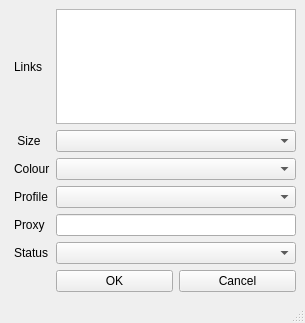
<?xml version="1.0" encoding="UTF-8"?>
<ui version="4.0">
 <class>addLinkFrm</class>
 <widget class="QMainWindow" name="addLinkFrm">
  <property name="geometry">
   <rect>
    <x>0</x>
    <y>0</y>
    <width>305</width>
    <height>323</height>
   </rect>
  </property>
  <property name="windowTitle">
   <string>Links monitoring</string>
  </property>
  <widget class="QWidget" name="centralwidget">
   <layout class="QGridLayout" name="gridLayout">
    <item row="1" column="1" colspan="2">
     <widget class="QComboBox" name="cbSize">
      <item>
       <property name="text">
        <string/>
       </property>
      </item>
      <item>
       <property name="text">
        <string>Small</string>
       </property>
      </item>
      <item>
       <property name="text">
        <string>Medium</string>
       </property>
      </item>
      <item>
       <property name="text">
        <string>Large</string>
       </property>
      </item>
     </widget>
    </item>
    <item row="0" column="0">
     <widget class="QLabel" name="label">
      <property name="text">
       <string>Links</string>
      </property>
      <property name="margin">
       <number>5</number>
      </property>
      <property name="indent">
       <number>5</number>
      </property>
     </widget>
    </item>
    <item row="4" column="0">
     <widget class="QLabel" name="label_6">
      <property name="text">
       <string>Proxy</string>
      </property>
      <property name="margin">
       <number>5</number>
      </property>
      <property name="indent">
       <number>5</number>
      </property>
     </widget>
    </item>
    <item row="2" column="1" colspan="2">
     <widget class="QComboBox" name="cbColor">
      <item>
       <property name="text">
        <string/>
       </property>
      </item>
      <item>
       <property name="text">
        <string>Black</string>
       </property>
      </item>
      <item>
       <property name="text">
        <string>Grey</string>
       </property>
      </item>
      <item>
       <property name="text">
        <string>Orange</string>
       </property>
      </item>
      <item>
       <property name="text">
        <string>Green</string>
       </property>
      </item>
      <item>
       <property name="text">
        <string>Yellow</string>
       </property>
      </item>
      <item>
       <property name="text">
        <string>Purple</string>
       </property>
      </item>
      <item>
       <property name="text">
        <string>New Item</string>
       </property>
      </item>
      <item>
       <property name="text">
        <string>Pink</string>
       </property>
      </item>
      <item>
       <property name="text">
        <string>Natural</string>
       </property>
      </item>
     </widget>
    </item>
    <item row="3" column="0">
     <widget class="QLabel" name="label_5">
      <property name="text">
       <string>Profile</string>
      </property>
      <property name="margin">
       <number>5</number>
      </property>
      <property name="indent">
       <number>5</number>
      </property>
     </widget>
    </item>
    <item row="6" column="2">
     <widget class="QPushButton" name="btnCancel">
      <property name="text">
       <string>Cancel</string>
      </property>
     </widget>
    </item>
    <item row="2" column="0">
     <widget class="QLabel" name="label_4">
      <property name="text">
       <string>Colour</string>
      </property>
      <property name="margin">
       <number>5</number>
      </property>
      <property name="indent">
       <number>5</number>
      </property>
     </widget>
    </item>
    <item row="5" column="0">
     <widget class="QLabel" name="label_7">
      <property name="text">
       <string>Status</string>
      </property>
      <property name="margin">
       <number>5</number>
      </property>
      <property name="indent">
       <number>5</number>
      </property>
     </widget>
    </item>
    <item row="6" column="1">
     <widget class="QPushButton" name="btnKeywordOK">
      <property name="text">
       <string>OK</string>
      </property>
     </widget>
    </item>
    <item row="4" column="1" colspan="2">
     <widget class="QLineEdit" name="txtProxy"/>
    </item>
    <item row="5" column="1" colspan="2">
     <widget class="QComboBox" name="cbStatus">
      <item>
       <property name="text">
        <string/>
       </property>
      </item>
      <item>
       <property name="text">
        <string>Stop</string>
       </property>
      </item>
      <item>
       <property name="text">
        <string>Running</string>
       </property>
      </item>
     </widget>
    </item>
    <item row="3" column="1" colspan="2">
     <widget class="QComboBox" name="cbProfile">
      <item>
       <property name="text">
        <string/>
       </property>
      </item>
     </widget>
    </item>
    <item row="1" column="0">
     <widget class="QLabel" name="label_2">
      <property name="text">
       <string> Size</string>
      </property>
      <property name="margin">
       <number>5</number>
      </property>
      <property name="indent">
       <number>5</number>
      </property>
     </widget>
    </item>
    <item row="0" column="1" colspan="2">
     <widget class="QPlainTextEdit" name="txtLink"/>
    </item>
   </layout>
  </widget>
  <widget class="QStatusBar" name="statusbar"/>
 </widget>
 <resources/>
 <connections>
  <connection>
   <sender>btnCancel</sender>
   <signal>clicked()</signal>
   <receiver>addLinkFrm</receiver>
   <slot>close()</slot>
   <hints>
    <hint type="sourcelabel">
     <x>249</x>
     <y>272</y>
    </hint>
    <hint type="destinationlabel">
     <x>152</x>
     <y>160</y>
    </hint>
   </hints>
  </connection>
 </connections>
</ui>
